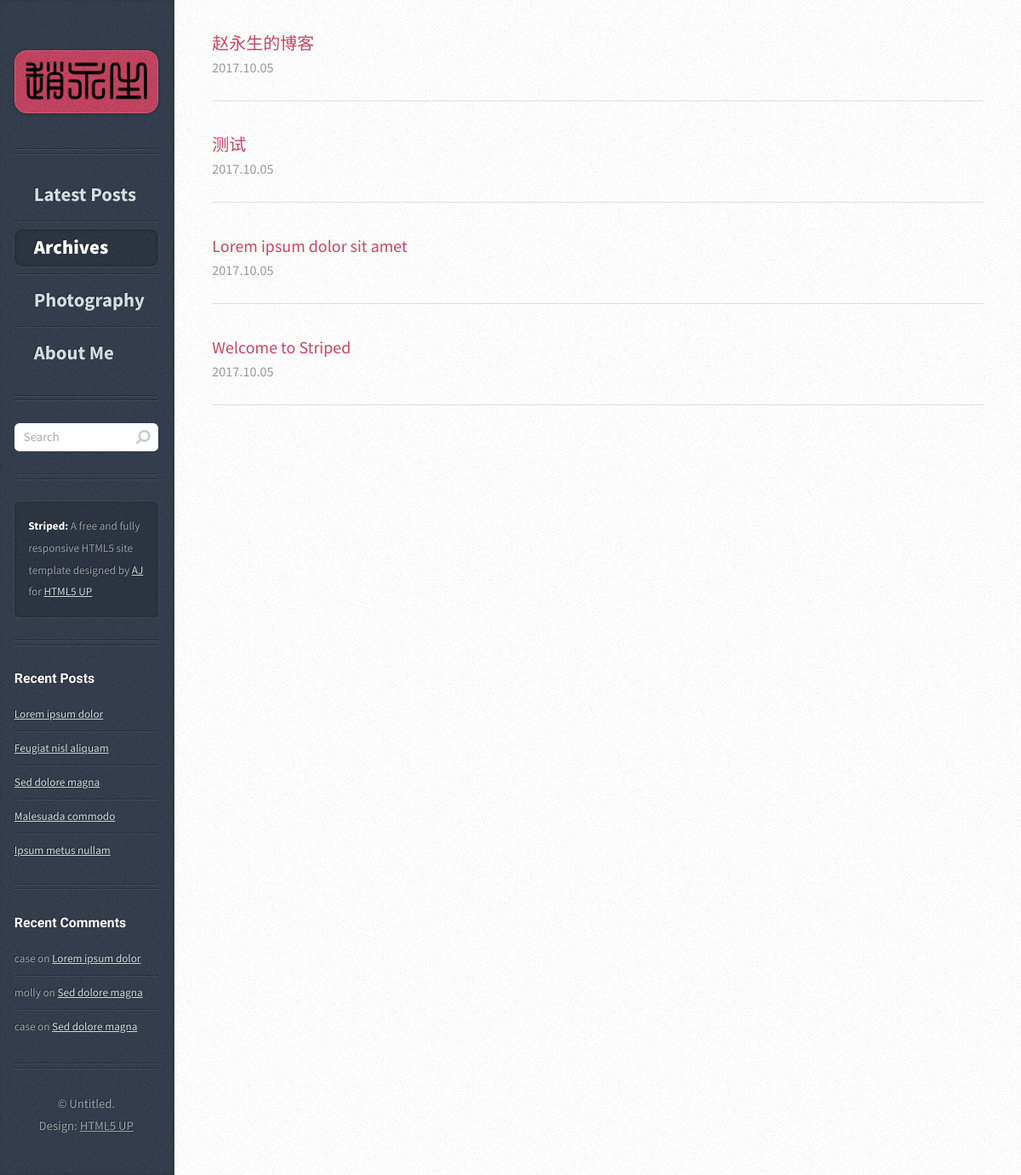
The page /archives/ on the database as committed earlier.
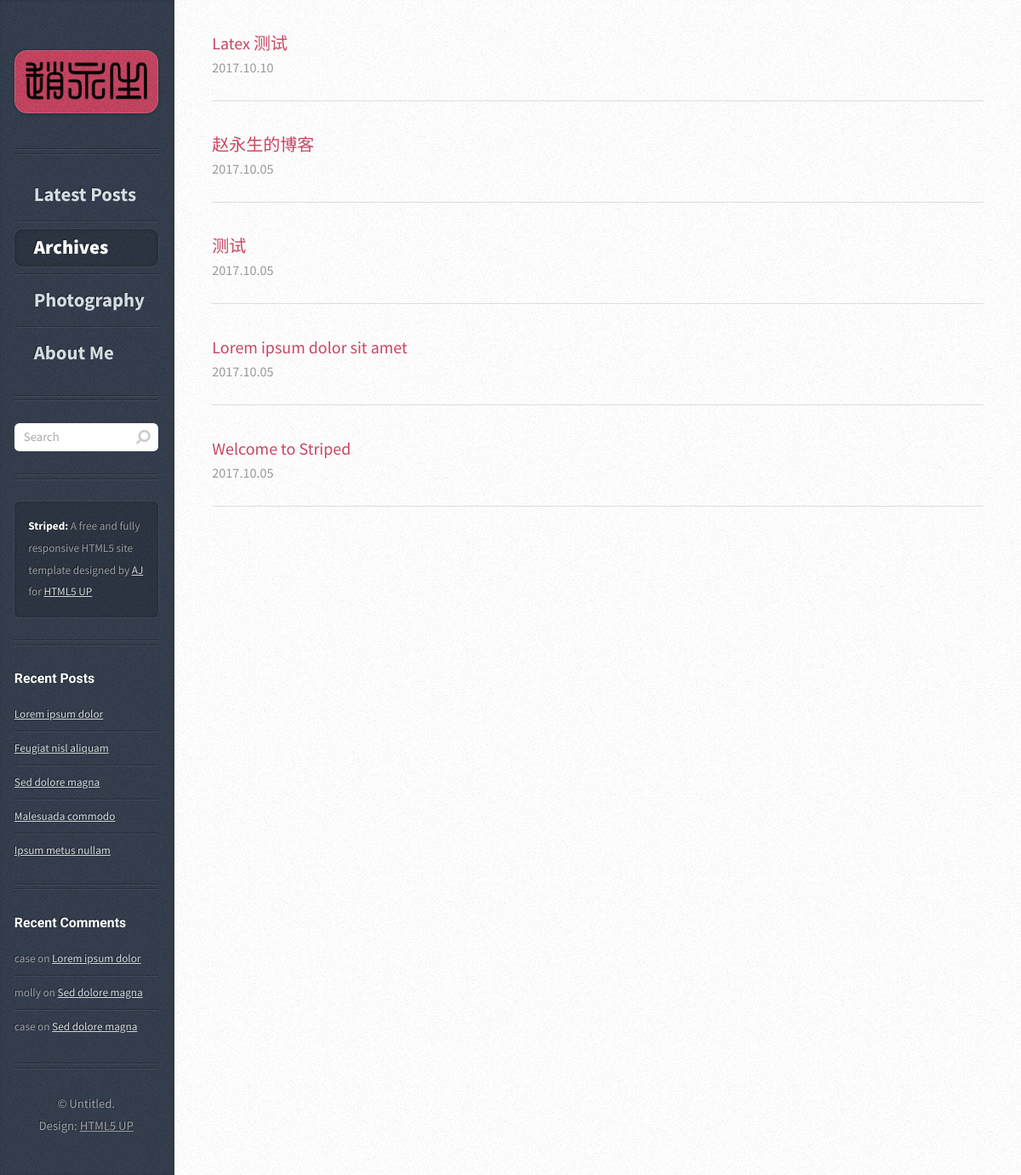
The same page on the database as committed later.
### article/models.py (models this page shows, shortened)
class Article(models.Model):
    title = models.CharField(max_length=100)  # 博客题目
    category = models.CharField(max_length=50, blank=True)  # 博客标签
    lovecount = models.IntegerField(default=0)  # 博客点赞数量
    date_time = models.DateTimeField(auto_now_add=True)  # 博客日期
    abstract = models.TextField(blank=True, null=True)  # 博客文章简介
    content = models.TextField(blank=True, null=True)  # 博客文章正文
    class Meta:  # 按时间下降排序
        ordering = ['-date_time']

### article/views.py (the view)
# urls.py: url(r'^archives/$', archives, name='archives'),
def archives(request) :
        post_list = Article.objects.all()
        return render(request, 'archives.html', {'post_list': post_list})

### templates/archives.html
	{% extends "base.html" %}
{% load static %}
{% block content_post %}
  {% for post in post_list%}
      <article class="box post post-excerpt">
          <a href="{% url "article" id=post.id %}" style="font-size: 20px; text-decoration: none; display: inline-block; padding-top: 9px;">{{ post.title }}</a>
        <div class="newinfo">
          <span class="newdate">
            <span class="newyear">
              {{post.date_time.year}}.{% if post.date_time.month < 10 %}0{{post.date_time.month}}{% else %}{{post.date_time.month}}{% endif %}.{% if post.date_time.day < 10 %}0{{post.date_time.day}}{% else %}{{post.date_time.day}}{% endif %}
            </span>
          </span>
        </div>
       </article>
  {% endfor %}
{% endblock %}
{% block content_nav %}
<li><a href="{% url "home" %}">Latest Posts</a></li>
<li class="current"><a href="{% url "archives" %}">Archives</a></li>
<li><a href="{% url "photography" %}">Photography</a></li>
<li><a href="{% url "about_me" %}">About Me</a></li>
{% endblock%}

### templates/base.html (shortened to what this page needs)
<!DOCTYPE HTML>
<html>
  {% load static %}
	<head>
    <link rel="stylesheet" href="{% static "assets/css/main.css" %}" type="text/css" charset="utf-8"/>
	</head>
	<body>
			<div id="content">
				<div class="inner">
          {% block content_post %}
          {% endblock %}
				</div>
			</div>
			<div id="sidebar">
        <h1 id="logo"><a href="{% url "home" %}"><img src="{% static "images/logo.PNG" %}" alt="" width="155"/></a></h1>
					<nav id="nav">
						<ul>
              {% block content_nav %}
              {% endblock %}
						</ul>
					</nav>
					<section class="box search">
						<form method="post" action="#">
							<input type="text" class="text" name="search" placeholder="Search" />
						</form>
					</section>
					<section class="box text-style1">
						<div class="inner">
							<p>
								<strong>Striped:</strong> A free and fully responsive HTML5 site
								template designed by <a href="http://twitter.com/ajlkn">AJ</a> for <a href="http://html5up.net/">HTML5 UP</a>
							</p>
						</div>
					</section>
					<section class="box recent-posts">
						<header>
							<h2>Recent Posts</h2>
						</header>
						<ul>
							<li><a href="#">Lorem ipsum dolor</a></li>
							<li><a href="#">Feugiat nisl aliquam</a></li>
							<li><a href="#">Sed dolore magna</a></li>
							<li><a href="#">Malesuada commodo</a></li>
							<li><a href="#">Ipsum metus nullam</a></li>
						</ul>
					</section>
					<section class="box recent-comments">
						<header>
							<h2>Recent Comments</h2>
						</header>
						<ul>
							<li>case on <a href="#">Lorem ipsum dolor</a></li>
							<li>molly on <a href="#">Sed dolore magna</a></li>
							<li>case on <a href="#">Sed dolore magna</a></li>
						</ul>
					</section>
					<ul id="copyright">
						<li>&copy; Untitled.</li><li>Design: <a href="http://html5up.net">HTML5 UP</a></li>
					</ul>
			</div>
	</body>
</html>

Rows that differ between the two databases and show on the page:
added Article: title "Latex 测试", date_time.year "2017", date_time.month "10", date_time.day "10"
